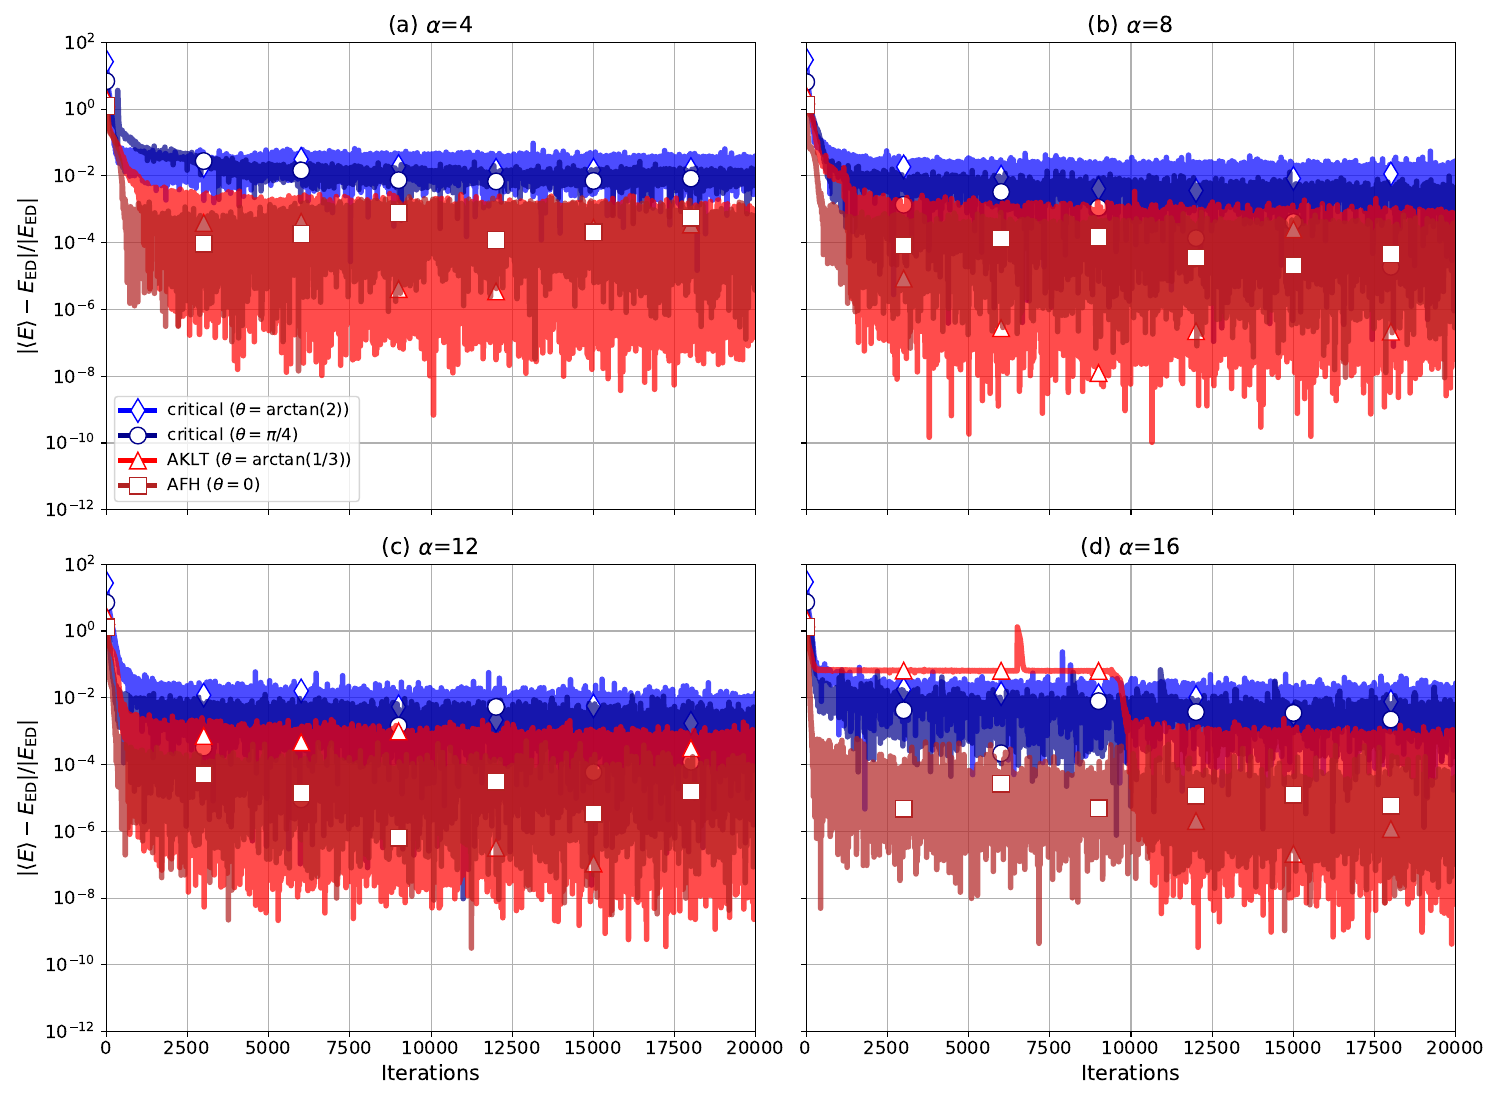

Write Python code to recreate this figure.
import matplotlib.pyplot as plt
import json 
import numpy as np 

fontsize_suptitle = 16+2
fontsize_title = 14+2
fontsize_labels = 13+2
fontsize_legend = 13

marker_size=12
ix = 0.27 
iy = 0.62
lx = 0.35
ly = 0.35


L=10 
#Iterations = 20000
transparency = 0.7
marker_every = 3000

colors_list= list(reversed(["firebrick", "red", "darkblue", "blue"])) #"limegreen"#"lightgreen"
symbols = list(reversed(["ks", "k^", "ko", "kd"]))
line_width = 2.5
line_width = 4

model_list = list(reversed(["AFH", "AKLT", "LS", "gapless"]))

ED_energy = {"AFH":-12.894587, "AKLT":-5.3333364, "LS":-1.7317768, "gapless":-0.490775}
ds_list = list(reversed([0.0001, 0.0001, 0.0001, 0.0001]))
lr_list = list(reversed([1e-2, 1e-2, 1e-2, 9e-3]))
model_legend_list = list(reversed([r"AFH ($\theta=0$)",r"AKLT ($\theta=\arctan(1/3)$)",r"critical ($\theta=\pi/4$)",r"critical ($\theta=\arctan(2)$)"]))
alpha_list = [4,8,12,16]
index_list = ["(a)", "(b)", "(c)", "(d)"]

fig, axes= plt.subplots(nrows=2,ncols=2,figsize=(15, 11), sharex=True,sharey=True)
flattened_axes = axes.flat
#plt.suptitle(r"VMC optimization curves for the four phases of the BLBQ chain with $L=10$", fontsize=fontsize_suptitle)

for ia,alp in enumerate(alpha_list):
    ax = flattened_axes[ia]

    for mi,mphase in enumerate(model_list):
        symb = symbols[mi]
        ds = ds_list[mi]
        lr = lr_list[mi]
        color = colors_list[mi]
        E_ED = ED_energy[mphase]

        log_file = f"./data_VMC_optimization/energy_optimization_curve/vmc_opt_model_{mphase}_L_{L:d}_alpha_{alp:d}_ds_{str(ds)}.log"
        if alp==16 and mphase=="LS":
            print(log_file)
        offset=0    
        vmc_opt_curve = np.array(json.load(open(log_file))["Energy"]["Mean"]["real"])
        vmc_opt_curve = abs(vmc_opt_curve - E_ED)/abs(E_ED)
        Iterations = len(vmc_opt_curve)
        #print(mphase, alp, len(vmc_opt_curve))
        ax.set_title(rf"{index_list[ia]} $\alpha$={alp:d}", fontsize=fontsize_title)
        ax.plot(np.arange(Iterations)+offset, vmc_opt_curve, "r-", color=color, lw=line_width, alpha=transparency)
        ax.plot(np.arange(Iterations)[::marker_every]+offset, vmc_opt_curve[::marker_every], symb, color=color, mfc="w", ms = marker_size)

flattened_axes[0].plot([],[], f"{symbols[0]}-", color=colors_list[0], label = model_legend_list[0], ms=marker_size, mfc="w", lw=line_width)
flattened_axes[0].plot([],[], f"{symbols[1]}-", color=colors_list[1], label = model_legend_list[1], ms=marker_size, mfc="w", lw=line_width)
flattened_axes[0].plot([],[], f"{symbols[2]}-", color=colors_list[2], label = model_legend_list[2], ms=marker_size, mfc="w", lw=line_width)
flattened_axes[0].plot([],[], f"{symbols[3]}-", color=colors_list[3], label = model_legend_list[3], ms=marker_size, mfc="w", lw=line_width)

flattened_axes[0].legend(fontsize = fontsize_legend-1)
flattened_axes[0].set_ylabel(r"$|\langle E\rangle - E_{\rm ED}|/|E_{\rm ED}|$", fontsize=fontsize_labels)
flattened_axes[2].set_ylabel(r"$|\langle E\rangle - E_{\rm ED}|/|E_{\rm ED}|$", fontsize=fontsize_labels)

flattened_axes[2].set_xlabel(r"Iterations", fontsize=fontsize_labels)
flattened_axes[3].set_xlabel(r"Iterations", fontsize=fontsize_labels)


for ax in axes.flat:
    ax.tick_params(axis='both', labelsize=fontsize_legend)

import matplotlib.ticker as mticker

formatter = mticker.ScalarFormatter(useMathText=True)
formatter.set_powerlimits((-1,5))
for ax in axes.flat:
    ax.xaxis.set_major_formatter(formatter)
    ax.grid(True)
    ax.set_yscale("log")
    ax.set_xlim(0,20000)
    ax.set_ylim(1e-12, 1e2)



plt.tight_layout()
plt.savefig("fig_7.pdf", dpi=300)